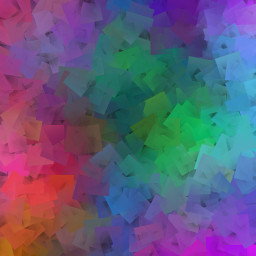
//> input picture tiltshift_images/blend1.jpg, 256 x 256 px
$ ./main ../tiltshift_images/blend1.jpg   (built with g++ and OpenCV 4)
//> lines starting //> are read from the running program, lines starting //| are printed output that depends on the picture
#include <iostream>
#include <opencv2/opencv.hpp>

cv::Mat image, border;

char TrackbarName[50];
int top_slider = 10, top_slider_max = 200;

void onTrackbarCanny(int, void *)
{
  cv::Canny(image, border, top_slider, 3 * top_slider);
  cv::imshow("Canny", border);
}

int main(int argc, char **argv)
{
  if (argc < 2)
  {
    std::cerr << "Usage: " << argv[0] << " <image_path>" << std::endl;
    return EXIT_FAILURE;
  }

  image = cv::imread(argv[1], cv::IMREAD_GRAYSCALE);
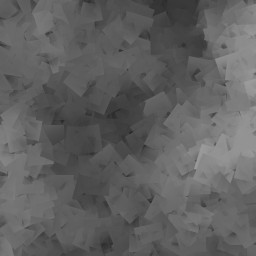
//> image: 256 rows x 256 cols, CV_8UC1; min 40, max 157, mean 96.3
  if (image.empty())
  {
    std::cerr << "Error opening image: " << argv[1] << std::endl;
    return EXIT_FAILURE;
  }

  sprintf(TrackbarName, "Lower Threshold");

  cv::namedWindow("Canny", 1);
  cv::createTrackbar(TrackbarName, "Canny", &top_slider, top_slider_max, onTrackbarCanny);

  onTrackbarCanny(top_slider, 0);
//> in onTrackbarCanny, `cv::Canny(image, border, top_slider, 3 * top_slider);`:
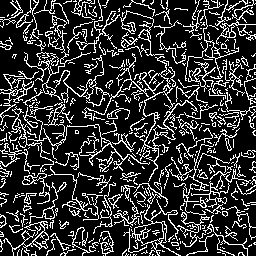
//> border: 256 rows x 256 cols, CV_8UC1; 20.6% white in thin lines or dots

  cv::waitKey();
  cv::imwrite("cannyborders.png", border);
  return EXIT_SUCCESS;
}

$ run again, on tiltshift_images/nausicaa_tilt.jpg
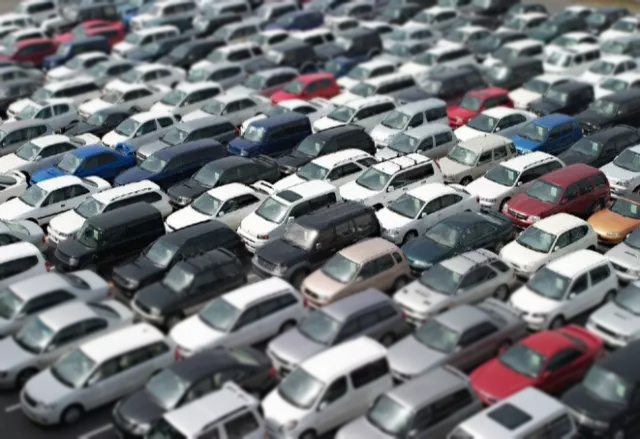
//> input picture tiltshift_images/nausicaa_tilt.jpg, 640 x 439 px
//> `image = cv::imread(argv[1], cv::IMREAD_GRAYSCALE);`:
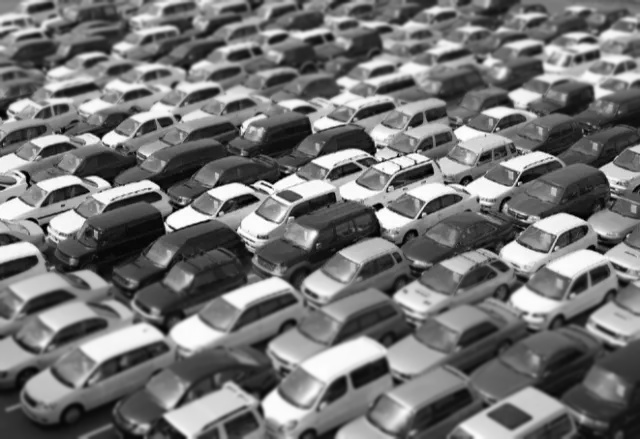
//> image: 439 rows x 640 cols, CV_8UC1; min 0, max 255, mean 115.1
//> in onTrackbarCanny, `cv::Canny(image, border, top_slider, 3 * top_slider);`:
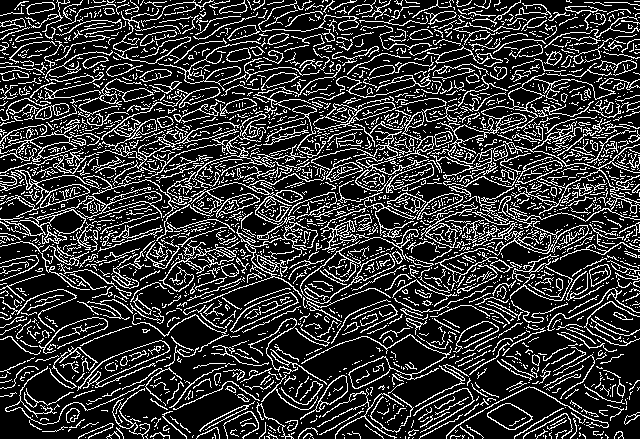
//> border: 439 rows x 640 cols, CV_8UC1; 21.1% white in thin lines or dots
